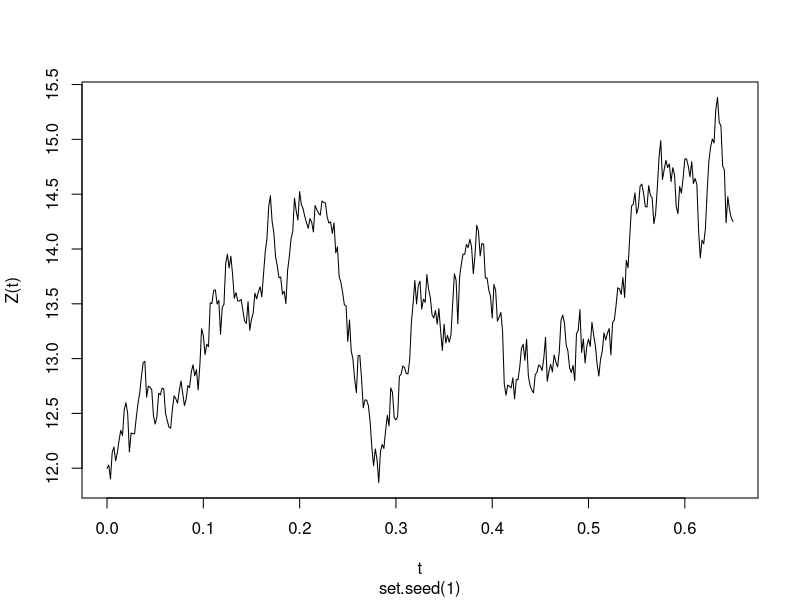

Write R code to recreate this figure.
# Set initial values
S0 <- 12; r <- 0.02; v <- 0.3; T <- 0.65
M <- 365; dt <- T/(M-1)  #???M??? no longer = no.days

# Set seed for reproducibility and generate random numbers
set.seed(1)
u <- rnorm(M+1)

# Calculate values of Z using a loop
Z <- S0
for (m in 1:(M-1)) {
  Z <- c(Z, Z[m] + r*Z[m]*dt + v*Z[m]*sqrt(dt)*u[m+1])
}

# Generate sequence of time values and plot Z against t
t <- seq(from = 0, to = T, by = dt)
plot(t, Z, type = "l", xlab = "t", ylab = "Z(t)", sub = "set.seed(1)")
